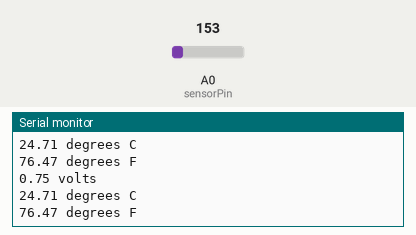
A sketch run on a simulated Arduino Uno, built with avr-gcc and run on an emulated ATmega328P. On the bench: the last lines printed to the serial monitor. The inputs (shaded band) are chosen by the test bench; at power-on: A0 (sensorPin) = 153.

Above: at 5.8 s.
5.9 s: A0 (sensorPin) set to 165
At 10.6 s:
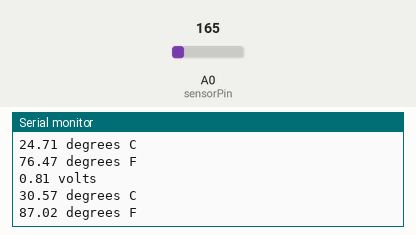
11.9 s: A0 (sensorPin) set to 175
At 16.0 s:
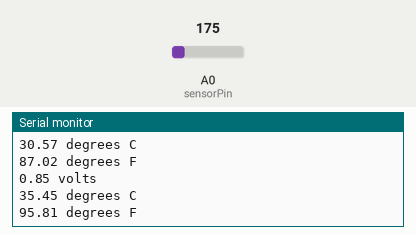
Timing chart, 0 to 17.5 s (numbered marks = the images above; inputs shaded):
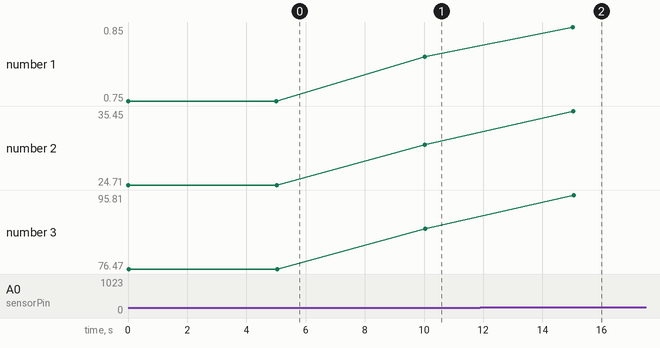

Measured:
- after the input at 5.9 s, the serial monitor: prints a new line after 4.1 s (image 1)
- after the input at 11.9 s, the serial monitor: prints a new line after 3.1 s (image 2)
- plotted number 1: 0.75 → 0.81 after the input at 5.9 s, 0.81 → 0.85 after the input at 11.9 s
- plotted number 2: 24.71 → 30.57 after the input at 5.9 s, 30.57 → 35.45 after the input at 11.9 s
- plotted number 3: 76.47 → 87.02 after the input at 5.9 s, 87.02 → 95.81 after the input at 11.9 s

The sketch:

B1_xbee_analogTemp.ino
```cpp
//TMP36 Analog Temperature Sensor

#include <SoftwareSerial.h>
SoftwareSerial xbeeSerial(2,3);


String LoggerName = "DemoA";   //change "DemoA" to a unique name before uploading!!!


int sensorPin = 0;   //the analog pin the TMP36's Vout (sense) pin is connected to
                        //the resolution is 10 mV / degree centigrade with a
                        //500 mV offset to allow for negative temperatures

void setup()
{
  Serial.begin(9600);
  xbeeSerial.begin(38400);
}

void loop()
{

 int reading = analogRead(sensorPin);
 float voltage = reading * 5.0;
 voltage /= 1024.0;

 Serial.print(voltage); Serial.println(" volts");

 float temperatureC = (voltage - 0.5) * 100 ;  //converting from 10 mv per degree wit 500 mV offset
                                               //to degrees ((volatge - 500mV) times 100)
 Serial.print(temperatureC); Serial.println(" degrees C");

 float temperatureF = (temperatureC * 9.0 / 5.0) + 32.0;
 Serial.print(temperatureF); Serial.println(" degrees F");
 Serial.println();


 xbeeSerial.print("LoggerID=");
 xbeeSerial.print(LoggerName);
 xbeeSerial.print("&TempC=");
 xbeeSerial.print(temperatureC);
 xbeeSerial.println();


 delay(5000);                      //waiting a few seconds
}
```
